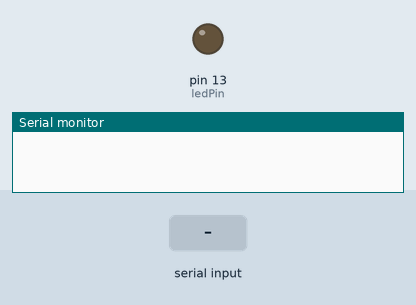
Simulated run of this sketch. Board: Arduino Uno, built with avr-gcc and run on an emulated ATmega328P. On the bench: output pins drawn as LEDs (lit = HIGH), the last lines printed to the serial monitor. The test bench sets the inputs (shaded band).

Above: at 1.2 s.
1.3 s: "U" received over Serial
At 2.6 s:
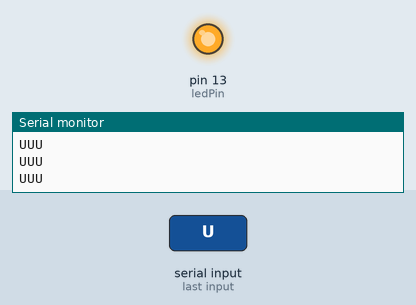
2.9 s: "S" received over Serial
At 4.0 s:
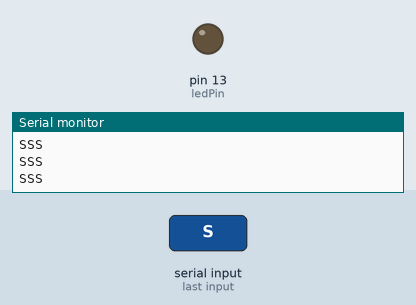
Timing chart, 0 to 5.9 s (numbered marks = the images above; inputs shaded):
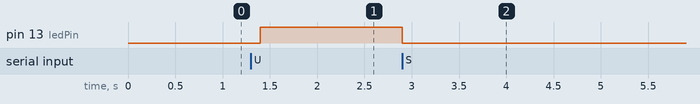

Measured:
- after the input at 1.3 s, pin 13 (ledPin): LOW → HIGH after 0.10 s
- after the input at 2.9 s, pin 13 (ledPin): HIGH → LOW at once

The sketch:

simpleSerial.ino
```cpp
char val;
int ledPin = 13;

void setup() {
  pinMode(ledPin, OUTPUT); // Set pin as OUTPUT
  Serial.begin(9600); // Start serial communication at 9600 bps
}

void loop() {
  while (Serial.available()) {
    val = Serial.read();
  }

  if (val == 'U') {
    digitalWrite(ledPin, HIGH);
    Serial.println("UUU");
  } else if(val == 'S') {
    digitalWrite(ledPin, LOW);
    Serial.println("SSS");
  } else if(val == 'D') {
    digitalWrite(ledPin, LOW);
    Serial.println("DDD");
  }
  delay(100);
}
```
